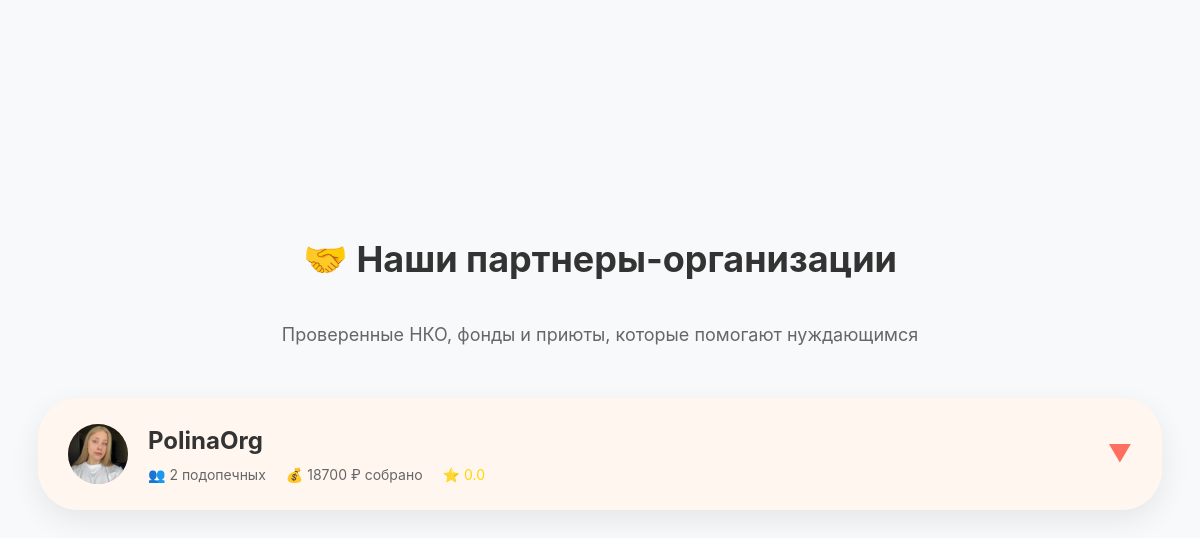
Before: / (lower part) with the older database file.
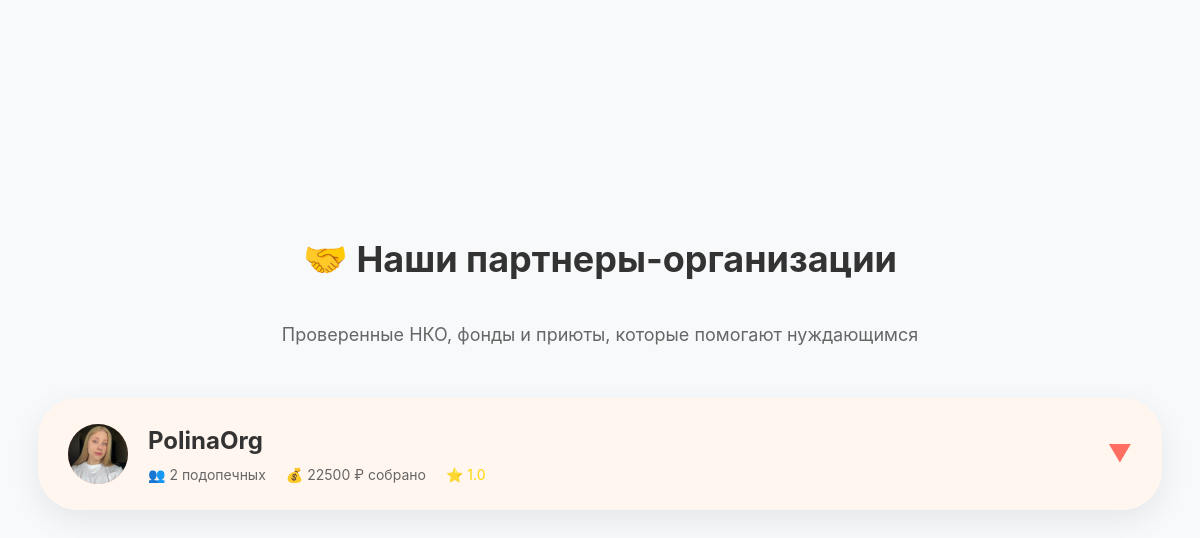
After: the same page with the newer database file.
### tables this page shows
CREATE TABLE users (id INTEGER PRIMARY KEY AUTOINCREMENT UNIQUE NOT NULL, name TEXT NOT NULL, email TEXT UNIQUE NOT NULL, password TEXT UNIQUE NOT NULL, photo TEXT, role TEXT NOT NULL, is_verified INTEGER DEFAULT (0), rating REAL DEFAULT (0), completed_tasks INTEGER DEFAULT (0), organization_name TEXT, organization_description TEXT, created_at TEXT, last_login TEXT, phone TEXT UNIQUE);

### app.py (the view)
@app.route('/')
def index():
    with sqlite3.connect(DB_NAME) as conn:
        c = conn.cursor()
        c.execute('''SELECT u.id, u.name, u.email, u.phone, u.photo, u.organization_description,
                            u.rating, u.created_at, u.is_verified,
                            (SELECT COUNT(*) FROM needies WHERE organization_id = u.id AND status = 'approved') as needies_count,
                            (SELECT COALESCE(SUM(funds_collected), 0) FROM needies WHERE organization_id = u.id) as total_funds,
                            (SELECT COUNT(*) FROM reports WHERE user_id = u.id AND status = 'approved') as reports_count,
                            (SELECT COUNT(DISTINCT d.user_id) FROM donations d JOIN needies n ON d.needy_id = n.id WHERE n.organization_id = u.id) as donors_count,
                            (SELECT COUNT(*) FROM needies WHERE organization_id = u.id AND collection_status = 'completed') as completed_collections
                     FROM users u
                     WHERE u.role = 'organization' AND u.is_verified = 1
                     ORDER BY u.rating DESC, needies_count DESC''')
        organizations = c.fetchall()
        orgs_list = []
        for org in organizations:
            orgs_list.append({
                'id': org[0],
                'name': org[1],
                'email': org[2],
                'phone': org[3],
                'photo': org[4],
                'organization_description': org[5],
                'rating': org[6] or 0,
                'created_at': org[7],
                'is_verified': org[8],
                'needies_count': org[9] or 0,
                'total_funds': org[10] or 0,
                'reports_count': org[11] or 0,
                'donors_count': org[12] or 0,
                'completed_collections': org[13] or 0
            })
    return render_template('index.html', organizations=orgs_list)

### templates/index.html (shortened to what this page needs)
{% extends "layout.html" %}
{% block content %}
<div class="about-project-section">
    <div class="about-container">
        <div class="about-right-image"></div>
    </div>
</div>
<div id="organizations" class="orgs-accordion-section">
    <h2 class="orgs-title">🤝 Наши партнеры-организации</h2>
    <p class="orgs-subtitle">Проверенные НКО, фонды и приюты, которые помогают нуждающимся</p>
    {% if organizations %}
    <div class="org-accordion">
        {% for org in organizations %}
        <div class="org-accordion-item">
            <div class="org-accordion-header" onclick="toggleAccordion(this)">
                <div class="org-avatar-small">
                    {% if org.photo %}
                        <img src="/{{ org.photo }}" alt="{{ org.name }}">
                    {% else %}
                        <div class="placeholder">🏢</div>
                    {% endif %}
                </div>
                <div class="org-header-info">
                    <div class="org-header-name">{{ org.name }}</div>
                    <div class="org-header-stats">
                        <span>👥 {{ org.needies_count }} подопечных</span>
                        <span>💰 {{ "%.0f"|format(org.total_funds) }} ₽ собрано</span>
                        <span class="org-rating">⭐ {{ "%.1f"|format(org.rating) }}</span>
                    </div>
                </div>
                <div class="org-accordion-icon">▼</div>
            </div>
        </div>
        {% endfor %}
    </div>
    {% endif %}
</div>
{% endblock %}

Changed rows visible on the page:
changed users "PolinaOrg": total_funds "18700" → "22500"; rating "0.0" → "1.0"
